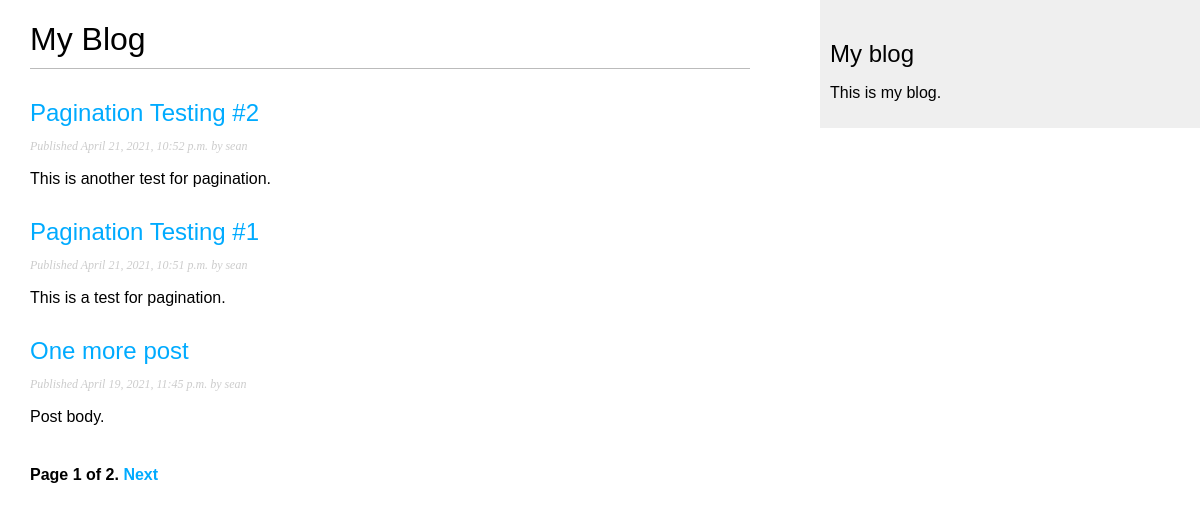
Screenshot of /blog/ with the database file from the repository.
### blog/models.py (models this page shows, shortened)
class Post(models.Model):
    STATUS_CHOICES = (
        ('draft', 'Draft'),
        ('published', 'Published'),
    )
    title = models.CharField(max_length=250)
    slug = models.SlugField(max_length=250, unique_for_date='publish')
    author = models.ForeignKey(User, on_delete=models.CASCADE, related_name='blog_posts')
    body = models.TextField()
    publish = models.DateTimeField(default=timezone.now)
    created = models.DateTimeField(auto_now_add=True)
    updated = models.DateTimeField(auto_now=True)
    status = models.CharField(max_length=10, choices=STATUS_CHOICES, default='draft')
    class Meta:
        ordering = ('-publish',)
    objects = models.Manager()
    published = PublishedManager()
    def get_absolute_url(self):
        return reverse(
            'blog:post_detail',
            args=[
                self.publish.year,
                self.publish.month,
                self.publish.day,
                self.slug
                ]
            )

### blog/views.py (the view)
# urls.py: path('', views.PostListView.as_view(), name='post_list'),
class PostListView(ListView):
    queryset = Post.published.all()
    context_object_name = 'posts'
    paginate_by = 3
    template_name = 'blog/post/list.html'

### blog/templates/blog/post/list.html (shortened to what this page needs)
{% extends 'blog/base.html' %}
{% block content %}
    <h1>My Blog</h1>
    {% for post in posts %}
        <h2>
            <a href="{{ post.get_absolute_url }}">
                {{ post.title }}
            </a>
        </h2>
        <p class="date">
            Published {{ post.publish }} by {{ post.author }}
        </p>
        {{ post.body|truncatewords:30|linebreaks }}
    {% endfor %}
    {% include 'pagination.html' with page=page_obj %}
{% endblock %}

### blog/templates/blog/base.html (shortened to what this page needs)
{% load static %}
<!DOCTYPE html>
<html lang="en">
<head>
    <link rel="stylesheet" href="{% static 'css/blog.css' %}">
</head>
<body>
    <div id="content">
        {% block content %}
        {% endblock %}
    </div>
    <div id="sidebar">
        <h2>My blog</h2>
        <p>This is my blog.</p>
    </div>
</body>
</html>

### blog/templates/pagination.html (shortened to what this page needs)
<div class="pagination">
    <span class="step-links">
        <span class="current">
            Page {{ page.number }} of {{ page.paginator.num_pages }}.
        </span>
        {% if page.has_next %}
            <a href="?page={{ page.next_page_number }}">Next</a>
        {% endif %}
    </span>
</div>

### blog/static/css/blog.css (style rules this page uses)
body { margin:0; padding:0; font-family:helvetica, sans-serif; }
a { color:#00abff; text-decoration:none; }
h1 { font-weight:normal; border-bottom:1px solid #bbb; padding:0 0 10px 0; }
h2 { font-weight:normal; margin:30px 0 0; }
#content { float:left; width:60%; padding:0 0 0 30px; }
#sidebar { float:right; width:30%; padding:10px; background:#efefef; height:100%; }
p.date { color:#ccc; font-family: georgia, serif; font-size: 12px; font-style: italic; }
.pagination { margin:40px 0; font-weight:bold; }

### rows the page displays
Post: title "Pagination Testing #2", publish "April 21, 2021, 10:52 p.m.", author "sean", body "This is another test for pagination."
Post: title "Pagination Testing #1", publish "April 21, 2021, 10:51 p.m.", author "sean", body "This is a test for pagination."
Post: title "One more post", publish "April 19, 2021, 11:45 p.m.", author "sean", body "Post body."

### other values shown
{{ page.number }} "1"
{{ page.paginator.num_pages }} "2"
